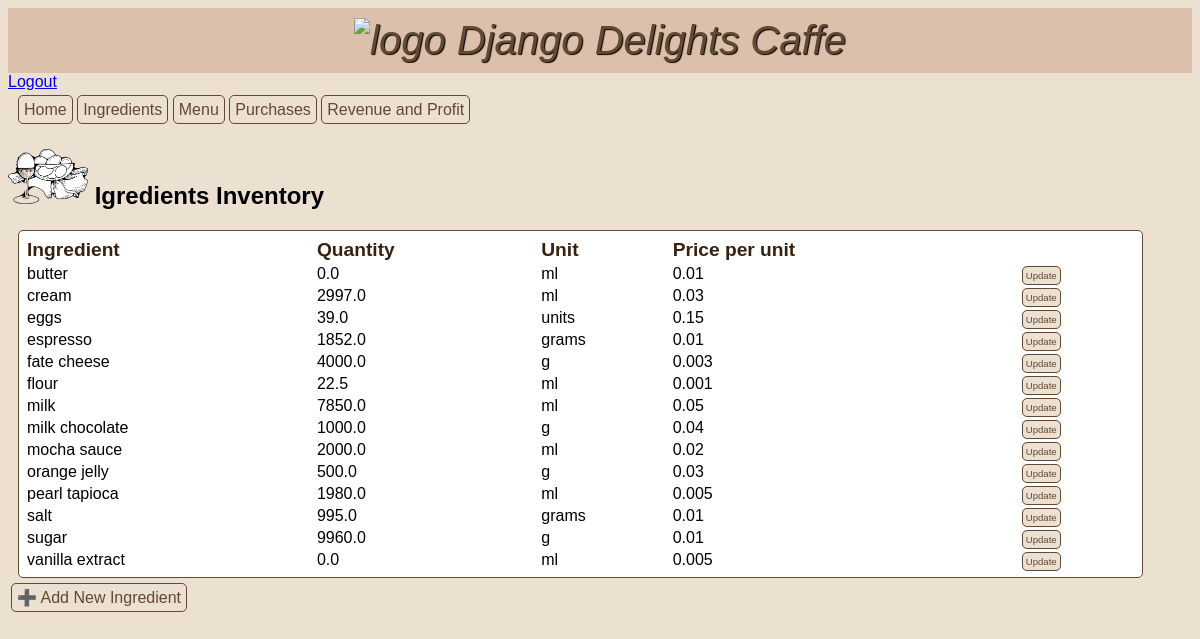
Before: /ingredients (signed in) with the older database file.
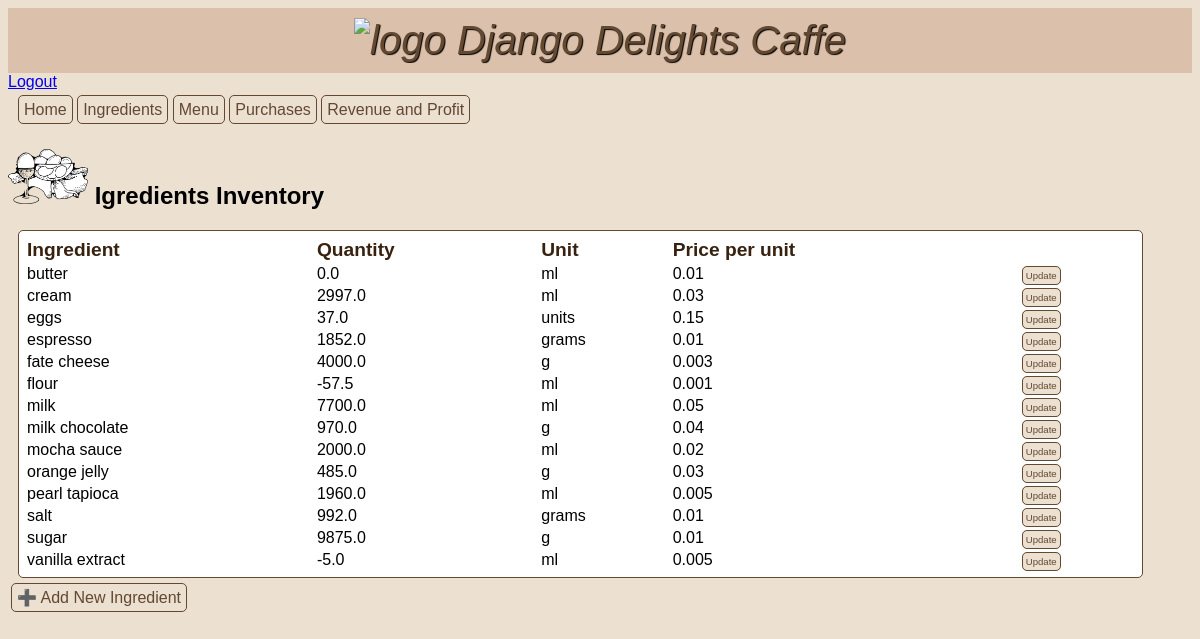
After: the same page with the newer database file.
### inventory/models.py (models this page shows, shortened)
class Ingredient(models.Model):
    ML = "ml"
    GRAMS = "g"
    UNITS = "units"
    OTHER = "other"
    UNIT_TYPE_CHOICES = [
        (ML, "ml"),
        (GRAMS, "g"),
        (UNITS, "units"),
        (OTHER, "other"),
    ]
    name = models.CharField(max_length=50, verbose_name="Ingredient")
    quantity = models.FloatField(default=0.0, verbose_name="Quantity")
    unit = models.CharField(
        max_length=10, choices=UNIT_TYPE_CHOICES, default=OTHER, verbose_name="Units"
    )
    unit_price = models.FloatField(default=0.0, verbose_name="Price per unit")

### inventory/views.py (the view)
# urls.py: path("ingredients", views.IngredientView.as_view(), name="ingredients"),
class IngredientView(LoginRequiredMixin, ListView):
    model = Ingredient
    template_name = "inventory/ingredients.html"
    def get_context_data(self):
        context = super().get_context_data()
        context["ingredients"] = Ingredient.objects.all()
        return context

### inventory/templates/inventory/ingredients.html (shortened to what this page needs)
{% extends 'base.html' %} {% load static %}  {% block content %}
<h2>
  <img
    src="{% static 'inventory/eggs.png' %}"
    alt="ingredient"
    width="80px"
    text-align="center"
  />
  Igredients Inventory
</h2>
<table>
  <thead>
    <tr class="table-heading">
      <th>Ingredient</th>
      <th>Quantity</th>
      <th>Unit</th>
      <th>Price per unit</th>
      <th></th>
    </tr>
  </thead>
  <tbody>
    {% for ingr in ingredients|dictsort:"name" %}
    <tr class="table-content">
      <td>{{ ingr.name }}</td>
      <td>{{ ingr.quantity }}</td>
      <td>{{ ingr.unit }}</td>
      <td>{{ ingr.unit_price }}</td>
      <td>
        <a class="update" href="{% url 'ingredientupdate' ingr.id %}">Update</a>
      </td>
    </tr>
    {% endfor %}
  </tbody>
</table>
<div>
  <a class="add" href="{% url 'ingredientcreate' %}">➕ Add New Ingredient</a>
</div>
{% endblock %}

Changed rows visible on the page:
changed Ingredient "eggs": quantity "39.0" → "37.0"
changed Ingredient "flour": quantity "22.5" → "-57.5"
changed Ingredient "milk": quantity "7850.0" → "7700.0"
changed Ingredient "milk chocolate": quantity "1000.0" → "970.0"
changed Ingredient "orange jelly": quantity "500.0" → "485.0"
changed Ingredient "pearl tapioca": quantity "1980.0" → "1960.0"
changed Ingredient "salt": quantity "995.0" → "992.0"
changed Ingredient "sugar": quantity "9960.0" → "9875.0"
changed Ingredient "vanilla extract": quantity "0.0" → "-5.0"
